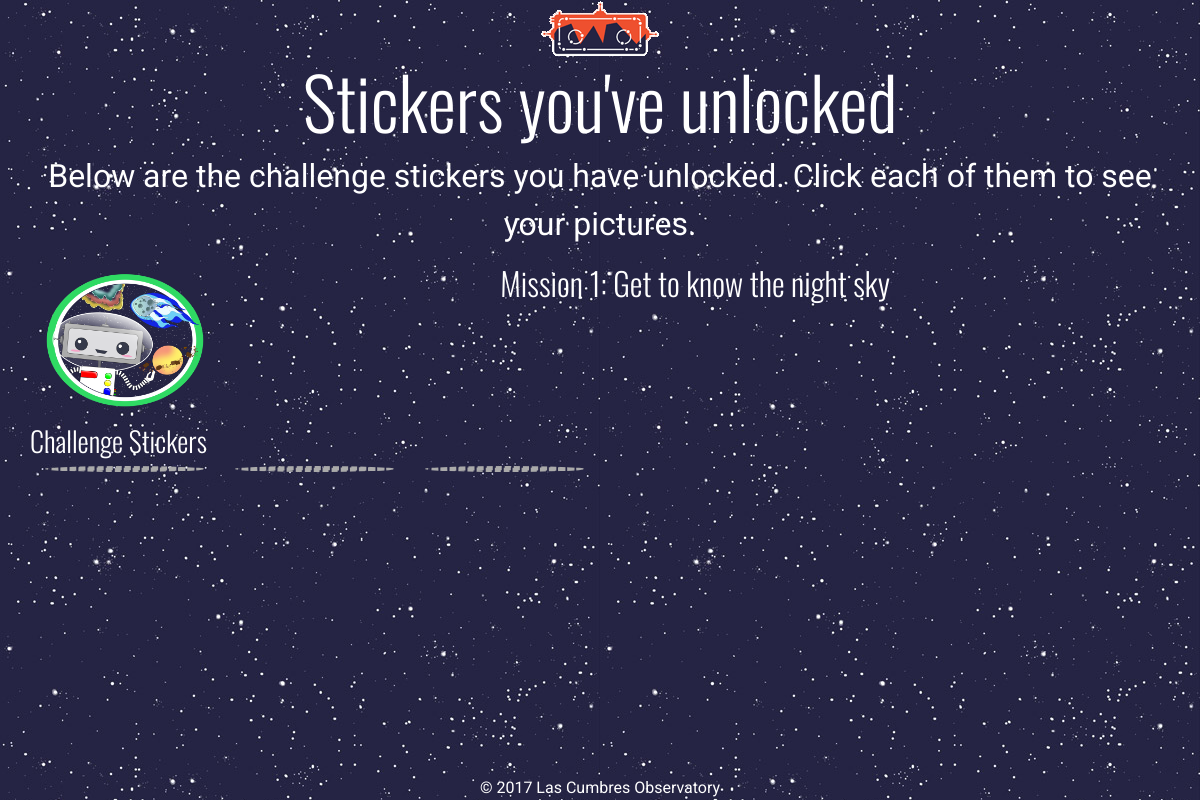
/stickers/ (signed in), run on the app's committed database.
### explorer/models.py (models this page shows, shortened)
class Mission(models.Model):
    number = models.IntegerField()
    name = models.CharField(max_length=200)
    patch = models.ImageField(upload_to='patches')
    sticker_total = models.IntegerField(default=0)

### stickers/models.py (models this page shows, shortened)
class Sticker(models.Model):
    desc = models.CharField(max_length=200)
    filename = models.ImageField(upload_to='stickers/')
    challenge = models.ForeignKey(Challenge, null=True, blank=True)
    progress = models.CharField(max_length=20, choices=settings.PROGRESS_OPTIONS)
    active = models.BooleanField(default=True)

### stickers/views.py (the view)
# urls.py: url(r'^stickers/$', StickerView.as_view(), name='stickers'),
class StickerView(LoginRequiredMixin, ListView):
    model = Sticker
    def get_context_data(self):
        context = super(StickerView, self).get_context_data()
        context['missions'] = Mission.objects.all()#.order_by('challenge__mission','challenge__number')
        return context
    def get_queryset(self):
        queryset = super(StickerView, self).get_queryset()
        queryset = queryset.filter(personsticker__user__username=self.request.user)
        return queryset

### serol/auth_backend.py (called while the page is built)
    def get_user(self, user_id):
        try:
            return User.objects.get(pk=user_id)
        except User.DoesNotExist:
            return None

### stickers/templates/stickers/sticker_list.html (shortened to what this page needs)
{% extends 'explorer/base.html' %}
{% load i18n staticfiles %}
{% block main-content %}
<div class="container">
  <a href="{% url 'home' %}"><img src="{% static 'explorer/images/serol_logo_sm.png'%}" /></a>
  <h1>{% trans "Stickers you've unlocked" %}</h1>
  <p>{% trans "Below are the challenge stickers you have unlocked. Click each of them to see your pictures."%}</p>
  {% for mission in missions %}
  <div class="row">
    <div class="col-2">
      <img src="{{MEDIA_PREFIX}}{{mission.patch}}" alt="Mission {{mission.number}} patch" class="img-fluid rounded" />
    </div>
    <div class="col-10">
      <h2>Mission {{mission.number}}: {{mission.name}}</h2>
    </div>
    <h3>Challenge Stickers</h3>
  </div>
  <div class="row">
  {% for challenge in mission.challenge_set.all %}
  {% for  sticker in challenge.sticker_set.all %}
    {% if sticker in object_list %}
      <div class="col-2">
        <a href="{% url 'summary' sticker.challenge.pk %}"><img src="{{MEDIA_PREFIX}}{{sticker.filename}}" alt="{{sticker.challenge.name}}" class="img-fluid rounded" /></a>
      </div>
    {% else %}
    <div class="col-2">
      <div class="blank-sticker"></div>
    </div>
    {% endif %}
    {% endfor %}
  {% empty%}
  <p>No stickers defined?</p>
  {% endfor %}
</div>
  {% endfor %}
  </div>
</div>
{% endblock %}

### explorer/static/explorer/css/layout.css (style rules this page uses)
a, a:focus, a:hover { color: #fff; }
html, body { height: 100%; }
body { text-align: center; font-family: 'Roboto', sans-serif; background: url('../images/serol_bg_sm.jpg') repeat fixed #2b3e50; color: #fff; }
h1, h2, h3, h4, h5, h6, .target-name { font-family: 'Oswald', sans-serif; font-weight: 300; color: #fff; }
h1 { font-size:4.5rem; }
p { font-size:2rem; }
.blank-sticker { -webkit-border-radius: 50%; -moz-border-radius: 50%; border-radius: 50%; border-style: dashed; border-color: #aaa; border-width: 3px; min-height: 100%; }

### data on the page
Mission: patch (picture), number "1", name "Get to know the night sky"
